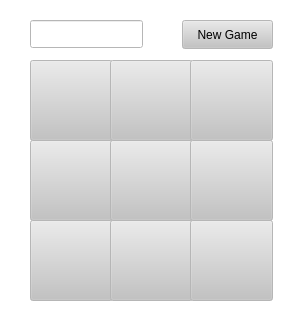
<?xml version="1.0" encoding="UTF-8"?>
<ui version="4.0">
 <class>MainWindow</class>
 <widget class="QMainWindow" name="MainWindow">
  <property name="geometry">
   <rect>
    <x>0</x>
    <y>0</y>
    <width>300</width>
    <height>313</height>
   </rect>
  </property>
  <property name="minimumSize">
   <size>
    <width>300</width>
    <height>300</height>
   </size>
  </property>
  <property name="baseSize">
   <size>
    <width>300</width>
    <height>300</height>
   </size>
  </property>
  <property name="palette">
   <palette>
    <active>
     <colorrole role="WindowText">
      <brush brushstyle="SolidPattern">
       <color alpha="255">
        <red>0</red>
        <green>0</green>
        <blue>0</blue>
       </color>
      </brush>
     </colorrole>
     <colorrole role="Button">
      <brush brushstyle="SolidPattern">
       <color alpha="255">
        <red>195</red>
        <green>195</green>
        <blue>195</blue>
       </color>
      </brush>
     </colorrole>
     <colorrole role="Light">
      <brush brushstyle="SolidPattern">
       <color alpha="255">
        <red>255</red>
        <green>255</green>
        <blue>255</blue>
       </color>
      </brush>
     </colorrole>
     <colorrole role="Midlight">
      <brush brushstyle="SolidPattern">
       <color alpha="255">
        <red>255</red>
        <green>255</green>
        <blue>255</blue>
       </color>
      </brush>
     </colorrole>
     <colorrole role="Dark">
      <brush brushstyle="SolidPattern">
       <color alpha="255">
        <red>127</red>
        <green>127</green>
        <blue>127</blue>
       </color>
      </brush>
     </colorrole>
     <colorrole role="Mid">
      <brush brushstyle="SolidPattern">
       <color alpha="255">
        <red>170</red>
        <green>170</green>
        <blue>170</blue>
       </color>
      </brush>
     </colorrole>
     <colorrole role="Text">
      <brush brushstyle="SolidPattern">
       <color alpha="255">
        <red>0</red>
        <green>0</green>
        <blue>0</blue>
       </color>
      </brush>
     </colorrole>
     <colorrole role="BrightText">
      <brush brushstyle="SolidPattern">
       <color alpha="255">
        <red>255</red>
        <green>255</green>
        <blue>255</blue>
       </color>
      </brush>
     </colorrole>
     <colorrole role="ButtonText">
      <brush brushstyle="SolidPattern">
       <color alpha="255">
        <red>0</red>
        <green>0</green>
        <blue>0</blue>
       </color>
      </brush>
     </colorrole>
     <colorrole role="Base">
      <brush brushstyle="SolidPattern">
       <color alpha="255">
        <red>255</red>
        <green>255</green>
        <blue>255</blue>
       </color>
      </brush>
     </colorrole>
     <colorrole role="Window">
      <brush brushstyle="SolidPattern">
       <color alpha="255">
        <red>255</red>
        <green>255</green>
        <blue>255</blue>
       </color>
      </brush>
     </colorrole>
     <colorrole role="Shadow">
      <brush brushstyle="SolidPattern">
       <color alpha="255">
        <red>0</red>
        <green>0</green>
        <blue>0</blue>
       </color>
      </brush>
     </colorrole>
     <colorrole role="AlternateBase">
      <brush brushstyle="SolidPattern">
       <color alpha="255">
        <red>255</red>
        <green>255</green>
        <blue>255</blue>
       </color>
      </brush>
     </colorrole>
     <colorrole role="ToolTipBase">
      <brush brushstyle="SolidPattern">
       <color alpha="255">
        <red>255</red>
        <green>255</green>
        <blue>220</blue>
       </color>
      </brush>
     </colorrole>
     <colorrole role="ToolTipText">
      <brush brushstyle="SolidPattern">
       <color alpha="255">
        <red>0</red>
        <green>0</green>
        <blue>0</blue>
       </color>
      </brush>
     </colorrole>
     <colorrole role="PlaceholderText">
      <brush brushstyle="SolidPattern">
       <color alpha="127">
        <red>0</red>
        <green>0</green>
        <blue>0</blue>
       </color>
      </brush>
     </colorrole>
     <colorrole role="Accent">
      <brush brushstyle="SolidPattern">
       <color alpha="255">
        <red>255</red>
        <green>255</green>
        <blue>255</blue>
       </color>
      </brush>
     </colorrole>
    </active>
    <inactive>
     <colorrole role="WindowText">
      <brush brushstyle="SolidPattern">
       <color alpha="255">
        <red>0</red>
        <green>0</green>
        <blue>0</blue>
       </color>
      </brush>
     </colorrole>
     <colorrole role="Button">
      <brush brushstyle="SolidPattern">
       <color alpha="255">
        <red>195</red>
        <green>195</green>
        <blue>195</blue>
       </color>
      </brush>
     </colorrole>
     <colorrole role="Light">
      <brush brushstyle="SolidPattern">
       <color alpha="255">
        <red>255</red>
        <green>255</green>
        <blue>255</blue>
       </color>
      </brush>
     </colorrole>
     <colorrole role="Midlight">
      <brush brushstyle="SolidPattern">
       <color alpha="255">
        <red>255</red>
        <green>255</green>
        <blue>255</blue>
       </color>
      </brush>
     </colorrole>
     <colorrole role="Dark">
      <brush brushstyle="SolidPattern">
       <color alpha="255">
        <red>127</red>
        <green>127</green>
        <blue>127</blue>
       </color>
      </brush>
     </colorrole>
     <colorrole role="Mid">
      <brush brushstyle="SolidPattern">
       <color alpha="255">
        <red>170</red>
        <green>170</green>
        <blue>170</blue>
       </color>
      </brush>
     </colorrole>
     <colorrole role="Text">
      <brush brushstyle="SolidPattern">
       <color alpha="255">
        <red>0</red>
        <green>0</green>
        <blue>0</blue>
       </color>
      </brush>
     </colorrole>
     <colorrole role="BrightText">
      <brush brushstyle="SolidPattern">
       <color alpha="255">
        <red>255</red>
        <green>255</green>
        <blue>255</blue>
       </color>
      </brush>
     </colorrole>
     <colorrole role="ButtonText">
      <brush brushstyle="SolidPattern">
       <color alpha="255">
        <red>0</red>
        <green>0</green>
        <blue>0</blue>
       </color>
      </brush>
     </colorrole>
     <colorrole role="Base">
      <brush brushstyle="SolidPattern">
       <color alpha="255">
        <red>255</red>
        <green>255</green>
        <blue>255</blue>
       </color>
      </brush>
     </colorrole>
     <colorrole role="Window">
      <brush brushstyle="SolidPattern">
       <color alpha="255">
        <red>255</red>
        <green>255</green>
        <blue>255</blue>
       </color>
      </brush>
     </colorrole>
     <colorrole role="Shadow">
      <brush brushstyle="SolidPattern">
       <color alpha="255">
        <red>0</red>
        <green>0</green>
        <blue>0</blue>
       </color>
      </brush>
     </colorrole>
     <colorrole role="AlternateBase">
      <brush brushstyle="SolidPattern">
       <color alpha="255">
        <red>255</red>
        <green>255</green>
        <blue>255</blue>
       </color>
      </brush>
     </colorrole>
     <colorrole role="ToolTipBase">
      <brush brushstyle="SolidPattern">
       <color alpha="255">
        <red>255</red>
        <green>255</green>
        <blue>220</blue>
       </color>
      </brush>
     </colorrole>
     <colorrole role="ToolTipText">
      <brush brushstyle="SolidPattern">
       <color alpha="255">
        <red>0</red>
        <green>0</green>
        <blue>0</blue>
       </color>
      </brush>
     </colorrole>
     <colorrole role="PlaceholderText">
      <brush brushstyle="SolidPattern">
       <color alpha="127">
        <red>0</red>
        <green>0</green>
        <blue>0</blue>
       </color>
      </brush>
     </colorrole>
     <colorrole role="Accent">
      <brush brushstyle="SolidPattern">
       <color alpha="255">
        <red>255</red>
        <green>255</green>
        <blue>255</blue>
       </color>
      </brush>
     </colorrole>
    </inactive>
    <disabled>
     <colorrole role="WindowText">
      <brush brushstyle="SolidPattern">
       <color alpha="255">
        <red>127</red>
        <green>127</green>
        <blue>127</blue>
       </color>
      </brush>
     </colorrole>
     <colorrole role="Button">
      <brush brushstyle="SolidPattern">
       <color alpha="255">
        <red>195</red>
        <green>195</green>
        <blue>195</blue>
       </color>
      </brush>
     </colorrole>
     <colorrole role="Light">
      <brush brushstyle="SolidPattern">
       <color alpha="255">
        <red>255</red>
        <green>255</green>
        <blue>255</blue>
       </color>
      </brush>
     </colorrole>
     <colorrole role="Midlight">
      <brush brushstyle="SolidPattern">
       <color alpha="255">
        <red>255</red>
        <green>255</green>
        <blue>255</blue>
       </color>
      </brush>
     </colorrole>
     <colorrole role="Dark">
      <brush brushstyle="SolidPattern">
       <color alpha="255">
        <red>127</red>
        <green>127</green>
        <blue>127</blue>
       </color>
      </brush>
     </colorrole>
     <colorrole role="Mid">
      <brush brushstyle="SolidPattern">
       <color alpha="255">
        <red>170</red>
        <green>170</green>
        <blue>170</blue>
       </color>
      </brush>
     </colorrole>
     <colorrole role="Text">
      <brush brushstyle="SolidPattern">
       <color alpha="255">
        <red>127</red>
        <green>127</green>
        <blue>127</blue>
       </color>
      </brush>
     </colorrole>
     <colorrole role="BrightText">
      <brush brushstyle="SolidPattern">
       <color alpha="255">
        <red>255</red>
        <green>255</green>
        <blue>255</blue>
       </color>
      </brush>
     </colorrole>
     <colorrole role="ButtonText">
      <brush brushstyle="SolidPattern">
       <color alpha="255">
        <red>127</red>
        <green>127</green>
        <blue>127</blue>
       </color>
      </brush>
     </colorrole>
     <colorrole role="Base">
      <brush brushstyle="SolidPattern">
       <color alpha="255">
        <red>255</red>
        <green>255</green>
        <blue>255</blue>
       </color>
      </brush>
     </colorrole>
     <colorrole role="Window">
      <brush brushstyle="SolidPattern">
       <color alpha="255">
        <red>255</red>
        <green>255</green>
        <blue>255</blue>
       </color>
      </brush>
     </colorrole>
     <colorrole role="Shadow">
      <brush brushstyle="SolidPattern">
       <color alpha="255">
        <red>0</red>
        <green>0</green>
        <blue>0</blue>
       </color>
      </brush>
     </colorrole>
     <colorrole role="AlternateBase">
      <brush brushstyle="SolidPattern">
       <color alpha="255">
        <red>255</red>
        <green>255</green>
        <blue>255</blue>
       </color>
      </brush>
     </colorrole>
     <colorrole role="ToolTipBase">
      <brush brushstyle="SolidPattern">
       <color alpha="255">
        <red>255</red>
        <green>255</green>
        <blue>220</blue>
       </color>
      </brush>
     </colorrole>
     <colorrole role="ToolTipText">
      <brush brushstyle="SolidPattern">
       <color alpha="255">
        <red>0</red>
        <green>0</green>
        <blue>0</blue>
       </color>
      </brush>
     </colorrole>
     <colorrole role="PlaceholderText">
      <brush brushstyle="SolidPattern">
       <color alpha="127">
        <red>127</red>
        <green>127</green>
        <blue>127</blue>
       </color>
      </brush>
     </colorrole>
     <colorrole role="Accent">
      <brush brushstyle="SolidPattern">
       <color alpha="255">
        <red>255</red>
        <green>255</green>
        <blue>255</blue>
       </color>
      </brush>
     </colorrole>
    </disabled>
   </palette>
  </property>
  <property name="windowTitle">
   <string>TicTacToe</string>
  </property>
  <property name="windowIcon">
   <iconset theme="applications-games"/>
  </property>
  <widget class="QWidget" name="centralwidget">
   <widget class="QPushButton" name="one">
    <property name="geometry">
     <rect>
      <x>30</x>
      <y>60</y>
      <width>83</width>
      <height>81</height>
     </rect>
    </property>
    <property name="font">
     <font>
      <family>Gill Sans Ultra Bold</family>
      <pointsize>20</pointsize>
     </font>
    </property>
    <property name="text">
     <string/>
    </property>
   </widget>
   <widget class="QPushButton" name="four">
    <property name="geometry">
     <rect>
      <x>30</x>
      <y>140</y>
      <width>83</width>
      <height>81</height>
     </rect>
    </property>
    <property name="font">
     <font>
      <family>Gill Sans Ultra Bold</family>
      <pointsize>20</pointsize>
     </font>
    </property>
    <property name="text">
     <string/>
    </property>
   </widget>
   <widget class="QPushButton" name="seven">
    <property name="geometry">
     <rect>
      <x>30</x>
      <y>220</y>
      <width>83</width>
      <height>81</height>
     </rect>
    </property>
    <property name="font">
     <font>
      <family>Gill Sans Ultra Bold</family>
      <pointsize>20</pointsize>
     </font>
    </property>
    <property name="text">
     <string/>
    </property>
   </widget>
   <widget class="QPushButton" name="eight">
    <property name="geometry">
     <rect>
      <x>110</x>
      <y>220</y>
      <width>83</width>
      <height>81</height>
     </rect>
    </property>
    <property name="font">
     <font>
      <family>Gill Sans Ultra Bold</family>
      <pointsize>20</pointsize>
     </font>
    </property>
    <property name="text">
     <string/>
    </property>
   </widget>
   <widget class="QPushButton" name="five">
    <property name="geometry">
     <rect>
      <x>110</x>
      <y>140</y>
      <width>83</width>
      <height>81</height>
     </rect>
    </property>
    <property name="font">
     <font>
      <family>Gill Sans Ultra Bold</family>
      <pointsize>20</pointsize>
     </font>
    </property>
    <property name="text">
     <string/>
    </property>
   </widget>
   <widget class="QPushButton" name="two">
    <property name="geometry">
     <rect>
      <x>110</x>
      <y>60</y>
      <width>83</width>
      <height>81</height>
     </rect>
    </property>
    <property name="font">
     <font>
      <family>Gill Sans Ultra Bold</family>
      <pointsize>20</pointsize>
     </font>
    </property>
    <property name="text">
     <string/>
    </property>
   </widget>
   <widget class="QPushButton" name="nine">
    <property name="enabled">
     <bool>true</bool>
    </property>
    <property name="geometry">
     <rect>
      <x>190</x>
      <y>220</y>
      <width>83</width>
      <height>81</height>
     </rect>
    </property>
    <property name="font">
     <font>
      <family>Gill Sans Ultra Bold</family>
      <pointsize>20</pointsize>
     </font>
    </property>
    <property name="text">
     <string/>
    </property>
    <property name="checkable">
     <bool>false</bool>
    </property>
   </widget>
   <widget class="QPushButton" name="three">
    <property name="geometry">
     <rect>
      <x>190</x>
      <y>60</y>
      <width>83</width>
      <height>81</height>
     </rect>
    </property>
    <property name="font">
     <font>
      <family>Gill Sans Ultra Bold</family>
      <pointsize>20</pointsize>
     </font>
    </property>
    <property name="text">
     <string/>
    </property>
   </widget>
   <widget class="QPushButton" name="six">
    <property name="geometry">
     <rect>
      <x>190</x>
      <y>140</y>
      <width>83</width>
      <height>81</height>
     </rect>
    </property>
    <property name="font">
     <font>
      <family>Gill Sans Ultra Bold</family>
      <pointsize>20</pointsize>
     </font>
    </property>
    <property name="text">
     <string/>
    </property>
   </widget>
   <widget class="QPushButton" name="NewGame">
    <property name="geometry">
     <rect>
      <x>182</x>
      <y>20</y>
      <width>91</width>
      <height>29</height>
     </rect>
    </property>
    <property name="text">
     <string>New Game</string>
    </property>
   </widget>
   <widget class="QLineEdit" name="Result">
    <property name="geometry">
     <rect>
      <x>30</x>
      <y>20</y>
      <width>113</width>
      <height>28</height>
     </rect>
    </property>
    <property name="readOnly">
     <bool>true</bool>
    </property>
   </widget>
  </widget>
 </widget>
 <resources/>
 <connections/>
</ui>
